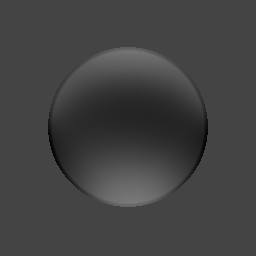
%> input picture phasemask/pixOL_v12_com_vShift_M1_hShift_0.bmp, 256 x 256 px
$ octave simulatePSF.m   (GNU Octave 9; MATLAB toolbox functions it lacks are replaced by stand-ins)
%> lines starting %> are read from the running program, lines starting %| are printed output that depends on the picture
### utils/basis_matrix_pixel_based_v3_in.m
function [basis_matrices,mask,BFP_matrix,basis_matrix_dx,basis_matrix_dy] = basis_matrix_pixel_based_v3_in(Microscopy,pmask)
%> called with pmask = NaN
name=Microscopy.mask;
rot=Microscopy.rot;
wavelength=Microscopy.wavelength;
bfp_radius=Microscopy.bfp_radius;
n1=Microscopy.n1;
n2=Microscopy.n2;
nh=Microscopy.nh;
NA=Microscopy.NA;
Magnitude=Microscopy.Magnitude;
sampling_size=Microscopy.sampling_size;
image_size=Microscopy.image_size;
pix_size=Microscopy.pix_size;
upsamping=Microscopy.upsampling;
pixelSizeUpsampling=Microscopy.pixelSizeUpsampling;
zf = Microscopy.z;

xy_ind = Microscopy.xy_ind;
%MaskResized=mask_resize(name,bfp_radius,rot,sampling_size);
basis_matrices = cell(1, length(Microscopy.z2));
for j = 1:length(Microscopy.z2)
    z2 = Microscopy.z2(j);
    %1. generate the mask
    if isnan(pmask)==1
        angle_temp = imread(name);
%> angle_temp is the input picture: size 256x256 uint8; min 0, max 121, mean 66.4
        angle_temp = rot90(angle_temp,rot);
        angle_1 = ones(sampling_size, sampling_size)*127;
        angle_temp = im2double(angle_temp,'indexed');
%> angle_temp: size 256x256 double
        angleResize = imresize(angle_temp,upsamping);

        center = round((sampling_size+1)/2);
        [psf_radius, ~] = size(angleResize);
%> psf_radius = 256
        region = center+(-psf_radius/2:psf_radius/2-1);
%> region = 256 values from 162 to 417
        angle_1(region ,region+3)=angleResize(:,:);
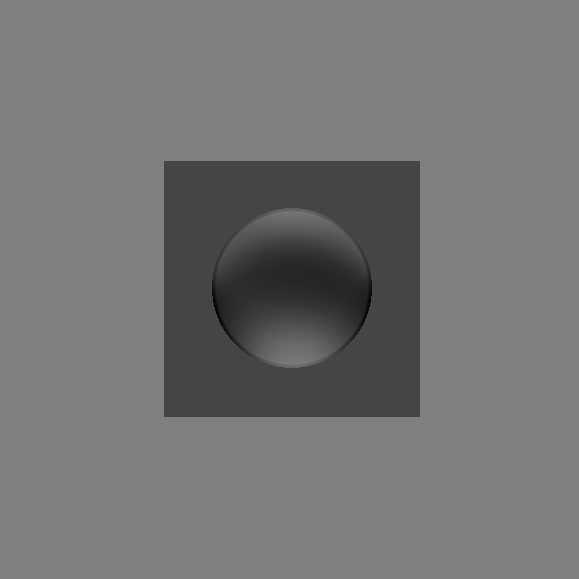
%> angle_1: size 579x579 double; min 1, max 127, mean 115.4
        angle_1 = ((angle_1/255)*2*pi)-pi;
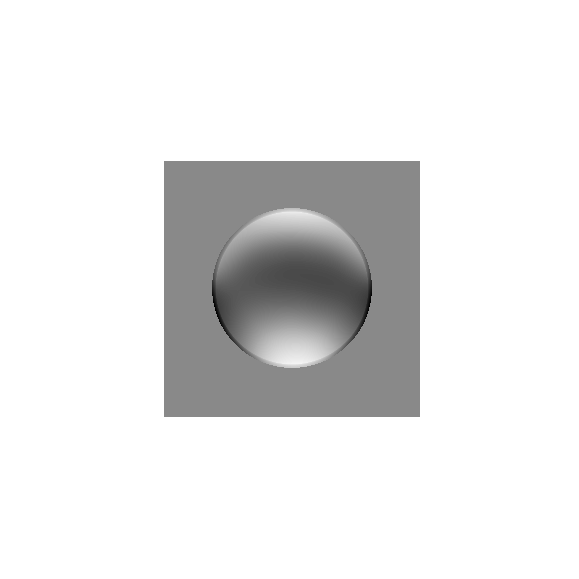
%> angle_1: size 579x579 double; min -3.12, max -0.0123, mean -0.299; drawn with min black and max white
    else
        angle_1 = ones(sampling_size, sampling_size);
        angle_temp = pmask;
        angleResize = imresize(angle_temp,upsamping);
        center = round((sampling_size+1)/2);
        [psf_radius, ~] = size(angleResize);
        region = center+(-psf_radius/2:psf_radius/2-1);
        angle_1(region ,region+3)=angleResize(:,:);

    end

    angle_1 = angle_1-min(angle_1,[],'all');
    if isfield(Microscopy, 'zernikeCoeff')
       angle_1 = pmask_corrected(angle_1,Microscopy);
    end
    %angle_1 = imrotate(angle_1,5);
    mask = exp(1i*angle_1);

    % [7 lines of commented-out code are left out]
    [basisImagex,basisImagey,BFP_image_x,BFP_image_y,basisImagex_dx,basisImagey_dx,basisImagex_dy,basisImagey_dy] = simDipole_v5(zf,z2,0,mask,sampling_size,wavelength,n1,n2,nh,NA,Magnitude,pix_size,xy_ind);
    intensity = 1/3*(sum(sum(basisImagex(:,:,1)))+sum(sum(basisImagey(:,:,1))))+1/3*(sum(sum(basisImagex(:,:,2)))+sum(sum(basisImagey(:,:,2))))+1/3*(sum(sum(basisImagex(:,:,3)))+sum(sum(basisImagey(:,:,3))));
    region = round(sampling_size/2)+[-(image_size-1)/2:(image_size-1)/2];
    basisx = basisImagex(region,region,:);
    basisy = basisImagey(region,region,:);

    [a,b]=size(BFP_image_x);
    a = a-1;
    b = b-1;

    BFP_x = BFP_image_x(round(a/2)-bfp_radius+1:round(a/2)+bfp_radius,round(a/2)-bfp_radius+1:round(a/2)+bfp_radius,:);
    BFP_y = BFP_image_y(round(a/2)-bfp_radius+1:round(a/2)+bfp_radius,round(a/2)-bfp_radius+1:round(a/2)+bfp_radius,:);


    %intensity = 1/3*(sum(sum(basisx(:,:,1)))+sum(sum(basisy(:,:,1))))+1/3*(sum(sum(basisx(:,:,2)))+sum(sum(basisy(:,:,2))))+1/3*(sum(sum(basisx(:,:,3)))+sum(sum(basisy(:,:,3))));
    basisx = basisx./intensity/0.6025; %0.9051 for 71 %0.8250 for 35  %0.8109 for 31%normaliza basis images
    basisy = basisy./intensity/0.6025;  %0.9051 for 71


    if xy_ind ==1
        basisx_dx = basisImagex_dx(region,region,:);
        basisy_dx = basisImagey_dx(region,region,:);
        basisx_dx = basisx_dx./intensity/0.6025;
        basisy_dx = basisy_dx./intensity/0.6025;

        basisx_dy = basisImagex_dy(region,region,:);
        basisy_dy = basisImagey_dy(region,region,:);
        basisx_dy = basisx_dy./intensity/0.6025;
        basisy_dy = basisy_dy./intensity/0.6025;

        for i = 1:6
        A = reshape(basisx_dx(:,:,i),image_size*image_size,1);
        B = reshape(basisy_dx(:,:,i),image_size*image_size,1);
        basis_matrix_dx(:,i) = cat(1,A,B);


        A = reshape(basisx_dy(:,:,i),image_size*image_size,1);
        B = reshape(basisy_dy(:,:,i),image_size*image_size,1);
        basis_matrix_dy(:,i) = cat(1,A,B);

        end
    else
       basis_matrix_dx=[];
       basis_matrix_dy=[];

    end
    intensity2 = 1/3*(sum(sum(BFP_x(:,:,1)))+sum(sum(BFP_y(:,:,1))))+1/3*(sum(sum(BFP_x(:,:,2)))+sum(sum(BFP_y(:,:,2))))+1/3*(sum(sum(BFP_x(:,:,3)))+sum(sum(BFP_y(:,:,3))));
    BFP_x = BFP_x/intensity2;
    BFP_y = BFP_y/intensity2;


    %2.b reshape the image to (75*75+75*75) by 6 matrix
    [BFP_size,~,~]=size(BFP_x);
    basis_matrix = zeros(image_size*image_size+image_size*image_size,6);

    BFP_matrix = zeros(BFP_size*BFP_size+BFP_size*BFP_size,6);

    for i = 1:6
        A = reshape(basisx(:,:,i),image_size*image_size,1);
        B = reshape(basisy(:,:,i),image_size*image_size,1);
        basis_matrix(:,i) = cat(1,A,B);


        A1 = reshape(BFP_x(:,:,i),BFP_size*BFP_size,1);
        B1 = reshape(BFP_y(:,:,i),BFP_size*BFP_size,1);
        BFP_matrix(:,i) = cat(1,A1,B1);


    end
    basis_matrices{j} = basis_matrix;
end

end


% [43 lines left out: function pmask_corrected, not called in this run]

### utils/simDipole_v5.m
%simulation of a dipole at an interface--By Adam Backer, Jan 1 2013
%Adapted from Axelrod, Journal of Microscopy article, 2012. (see journal club slides for more details)
function [basisImagex,basisImagey,basisBFPx,basisBFPy,basisImagex_dx,basisImagey_dx,basisImagex_dy,basisImagey_dy] = simDipole_v5(z,z2,zh,pmask,N,wavelength,n1,n2,nh,NA,M,pix_size,xy_ind)
%> called with z = -5e-07, z2 = -3e-07, zh = 0, N = 579, wavelength = 5.93e-07, n1 = 1.52, n2 = 1.33, nh = 1.52

% Ting modified based on Oumeng's simDipole_v4

%inputs:
% x, y, z -- molecule coordinates note: z defocus length (unit:m)
% z2 -- distance of emitter below interface
% zh -- thickness of a thin film
% pmask -- phase mask
% N -- FT size
% n1 -- imaging media r.i.
% nh -- thin film r.i. (match this to n2, and set zh to zero if you don't want a thin film)
% n2 -- sample r.i.
% N-- size
% NA -- numerical aperture
% M -- magnification

%outputs:
% basisImagex -- x channel basis images
% basisImagey -- y channel basis images

%%simulation parameters--feel free to change%%
lambda = wavelength;%wavelength

% parameter required to be added;


%calculate both pupil and image plane sampling,
%one will affect the other, so make sure not to introduce aliasing

dx_true = (pix_size*1e-9/M);%image plane sampling
dx = n1*dx_true;%due to Abbe sine condition, scale by imaging medium r.i. (see appendix of my journal club)
%%???????


dv = 1/(N*dx);%pupil sampling, related to image plane by FFT
% recall comb function, 1/dx is the preriod in fourier space(pupil space)
%%%????

%define pupil coordinates
temp=linspace((-1/(2*dx)),(1/(2*dx)),N);
[eta,xi] = meshgrid(temp);
% [eta,xi] = meshgrid(((-1/(2*dx))+(1/(2*N*dx))):dv:(-(1/(2*N*dx))+(1/(2*dx))),...
%     ((-1/(2*dx))+(1/(2*N*dx))):dv:(-(1/(N*2*dx))+(1/(2*dx))));

xBFP = lambda*eta;  % why scaled by wavelength??
yBFP = lambda*xi;
[phi,rho] = cart2pol(xBFP,yBFP);
rho_max = NA/n1;%pupil region of support determined by NA and imaging medium r.i.

k1 = n1*(2*pi/lambda);
kh = nh*(2*pi/lambda);
k2 = n2*(2*pi/lambda);
%rho(rho >= rho_max) = 0;
theta1 = asin(rho);%theta in matched medium
thetah = asin((n1/nh)*sin(theta1));%theta in thin film
theta2 = asin((n1/n2)*sin(theta1));%theta in mismatched medium
theta2 = real(theta2)-1i*abs(imag(theta2));

%%%%%%%%% Start
%Fresnel coefficients
tp_2h = 2*n2*cos(theta2)./(n2*cos(thetah) + nh*cos(theta2));
ts_2h = 2*n2*cos(theta2)./(nh*cos(thetah) + n2*cos(theta2));
tp_h1 = 2*nh*cos(thetah)./(nh*cos(theta1) + n1*cos(thetah));
ts_h1 = 2*nh*cos(thetah)./(n1*cos(theta1) + nh*cos(thetah));

rp_2h = (n2*cos(theta2) - nh*cos(thetah))./(n2*cos(theta2)+ nh*cos(thetah));
rs_2h = (nh*cos(theta2) - n2*cos(thetah))./(nh*cos(theta2)+ n2*cos(thetah));
rp_h1 = (nh*cos(thetah) - n1*cos(theta1))./(nh*cos(thetah)+ n1*cos(theta1));
rs_h1 = (n1*cos(thetah) - nh*cos(theta1))./(n1*cos(thetah)+ nh*cos(theta1));

%Axelrod's equations for E-fields in back focal plane

tp = tp_2h.*tp_h1.*exp(1i*kh*cos(thetah)*zh)./(1 + rp_2h.*rp_h1.*exp(2i*kh*zh*cos(thetah)));
ts = ts_2h.*ts_h1.*exp(1i*kh*cos(thetah)*zh)./(1 + rs_2h.*rs_h1.*exp(2i*kh*zh*cos(thetah)));

% Es = ts.*(cos(theta1)./cos(theta2)).*(n1/n2).*(muy.*cos(phi) - mux.*sin(phi));
% Ep = tp.*((n1/n2).*(mux.*cos(phi) + muy.*sin(phi)).*cos(theta1) - muz*sin(theta1).*(n1/n2)^2.*(cos(theta1)./cos(theta2)));
% Esx - Es contributed by mux

% still has problem on how to get these to equation????????

%based on the equation above, seperating the mux,muy,muz compoment from two
%polirized electric field
Esx = ts.*(cos(theta1)./cos(theta2)).*(n1/n2).*(-sin(phi));
Esy = ts.*(cos(theta1)./cos(theta2)).*(n1/n2).*cos(phi);
Epx = tp.*(n1/n2).*cos(phi).*cos(theta1);
Epy = tp.*(n1/n2).*sin(phi).*cos(theta1);
Epz = tp.*(-sin(theta1).*(n1/n2)^2.*(cos(theta1)./cos(theta2)));

% Exx - Ex contributed by mux
% the first x represents x channel and y channel on the camera, the second
% x,y,z represents the compoment of mux, muy, muz from the orientation of
% dipole
Exx = (1./sqrt(cos(theta1))).*(cos(phi).*Epx - sin(phi).*Esx).*exp(1i*k1*z*cos(theta1)).*exp(1i*kh*zh*cos(thetah)).*exp(1i*k2*z2*cos(theta2)); %added defocus aberration + depth aberration
Exy = (1./sqrt(cos(theta1))).*(cos(phi).*Epy - sin(phi).*Esy).*exp(1i*k1*z*cos(theta1)).*exp(1i*kh*zh*cos(thetah)).*exp(1i*k2*z2*cos(theta2)); %added defocus aberration + depth aberration
Exz = (1./sqrt(cos(theta1))).*(cos(phi).*Epz).*exp(1i*k1*z*cos(theta1)).*exp(1i*kh*zh*cos(thetah)).*exp(1i*k2*z2*cos(theta2)); %added defocus aberration + depth aberration
Eyx = (1./sqrt(cos(theta1))).*(cos(phi).*Esx + sin(phi).*Epx).*exp(1i*k1*z*cos(theta1)).*exp(1i*kh*zh*cos(thetah)).*exp(1i*k2*z2*cos(theta2));
Eyy = (1./sqrt(cos(theta1))).*(cos(phi).*Esy + sin(phi).*Epy).*exp(1i*k1*z*cos(theta1)).*exp(1i*kh*zh*cos(thetah)).*exp(1i*k2*z2*cos(theta2));
Eyz = (1./sqrt(cos(theta1))).*(sin(phi).*Epz).*exp(1i*k1*z*cos(theta1)).*exp(1i*kh*zh*cos(thetah)).*exp(1i*k2*z2*cos(theta2));


% remove the electric component that is outside the accecptant region of
% objective lens
Exx(rho >= rho_max) = 0;
Exy(rho >= rho_max) = 0;
Exz(rho >= rho_max) = 0;
Eyx(rho >= rho_max) = 0;
Eyy(rho >= rho_max) = 0;
Eyz(rho >= rho_max) = 0;

%% Oumeng's coordinate flipping
% coord flipping
if xy_ind~=1
Exx = rot90(Exx);
Exy = rot90(Exy);
Exz = rot90(Exz);
Eyx = fliplr(Eyx);
Eyy = fliplr(Eyy);
Eyz = fliplr(Eyz);
end

[~,~,sizePmask] = size(pmask);
%> sizePmask = 1
if sizePmask==2
    pmaskx=pmask(:,:,1);
    pmasky=pmask(:,:,2);
elseif sizePmask==1
    pmaskx=pmask;
    pmasky=pmask;
end

if xy_ind==1
    pmaskx=rot90(pmask,3);
    pmasky=pmask;
end
%for propagation from BFP E-field to image plane via tube-lens, paraxial
%approximation is in force.

imgExx = fftshift(fft2(Exx.*pmaskx));
imgEyx = fftshift(fft2(Eyx.*pmasky));
imgExy = fftshift(fft2(Exy.*pmaskx));
imgEyy = fftshift(fft2(Eyy.*pmasky));
imgExz = fftshift(fft2(Exz.*pmaskx));
imgEyz = fftshift(fft2(Eyz.*pmasky));

if xy_ind~=1
% coord flipping
imgExx = fliplr(flipud(imgExx'));
imgExy = fliplr(flipud(imgExy'));
imgExz = fliplr(flipud(imgExz'));
imgEyx = flipud(imgEyx);
imgEyy = flipud(imgEyy);
imgEyz = flipud(imgEyz);
end


% euqation from backer's paper Eq.22
basisImagex(:,:,1) = abs(imgExx).^2;
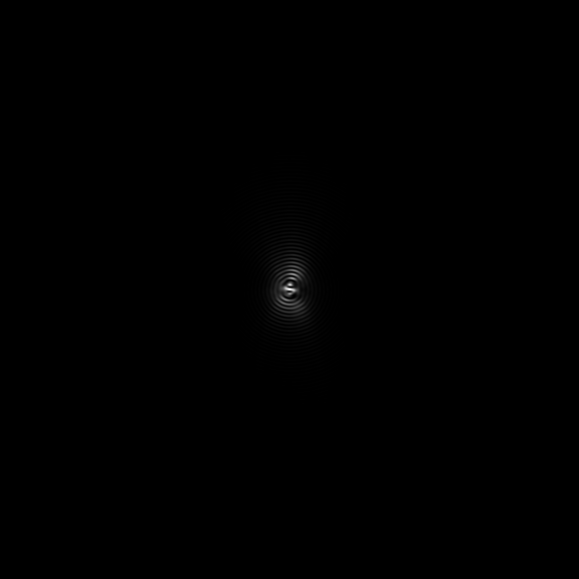
%> basisImagex: size 579x579 double; min 0.0213, max 37323132.2, mean 62811.8; drawn with min black and max white
basisImagex(:,:,2) = abs(imgExy).^2;
basisImagex(:,:,3) = abs(imgExz).^2;
%> basisImagex: size 579x579x3 double
% basisImagex(:,:,4) = 2*real(imgExx.*conj(imgExy));
% basisImagex(:,:,5) = 2*real(imgExx.*conj(imgExz));
% basisImagex(:,:,6) = 2*real(imgExy.*conj(imgExz));

basisImagex(:,:,4) = 2*real(conj(imgExx).*imgExy);
%> basisImagex: size 579x579x4 double
basisImagex(:,:,5) = 2*real(conj(imgExx).*imgExz);
basisImagex(:,:,6) = 2*real(conj(imgExy).*imgExz);
%the results are same with the above equation

% temp1=real(imgEyy);
% temp2=imag(imgEyy);
% imgEyy=temp1+conj(temp2.');


basisImagey(:,:,1) = abs(imgEyx).^2;
basisImagey(:,:,2) = abs(imgEyy).^2;
basisImagey(:,:,3) = abs(imgEyz).^2;
%> basisImagey: size 579x579x3 double
basisImagey(:,:,4) = 2*real(imgEyx.*conj(imgEyy));
%> basisImagey: size 579x579x4 double
basisImagey(:,:,5) = 2*real(imgEyx.*conj(imgEyz));
basisImagey(:,:,6) = 2*real(imgEyy.*conj(imgEyz));

% basisImagey(:,:,4) = 2*real(conj(imgEyx).*imgEyy);
% basisImagey(:,:,5) = 2*real(conj(imgEyx).*imgEyz);
% basisImagey(:,:,6) = 2*real(conj(imgEyy).*imgEyz);


basisBFPx(:,:,1) = abs(Exx).^2;
basisBFPx(:,:,2) = abs(Exy).^2;
basisBFPx(:,:,3) = abs(Exz).^2;
basisBFPx(:,:,4) = 2*real(Exx.*conj(Exy));
basisBFPx(:,:,5) = 2*real(Exx.*conj(Exz));
basisBFPx(:,:,6) = 2*real(Exy.*conj(Exz));
basisBFPy(:,:,1) = abs(Eyx).^2;
basisBFPy(:,:,2) = abs(Eyy).^2;
basisBFPy(:,:,3) = abs(Eyz).^2;
basisBFPy(:,:,4) = 2*real(Eyx.*conj(Eyy));
basisBFPy(:,:,5) = 2*real(Eyx.*conj(Eyz));
basisBFPy(:,:,6) = 2*real(Eyy.*conj(Eyz));

if xy_ind==1
    [X,~] = meshgrid(1*1e-9*(1:N),1e-9*(1:N));
    maskdx = exp(1j*2*pi*X/(N*dx_true));
    maskdy = rot90(maskdx);
    %maskdy = (maskdx);

    imgExx_dx = fftshift(fft2(Exx.*pmaskx.*maskdx));
    imgEyx_dx = fftshift(fft2(Eyx.*pmasky.*maskdx));
    imgExy_dx = fftshift(fft2(Exy.*pmaskx.*maskdx));
    imgEyy_dx = fftshift(fft2(Eyy.*pmasky.*maskdx));
    imgExz_dx = fftshift(fft2(Exz.*pmaskx.*maskdx));
    imgEyz_dx = fftshift(fft2(Eyz.*pmasky.*maskdx));


% [7 lines of commented-out code are left out]

    imgExx_dy = fftshift(fft2(Exx.*pmaskx.*maskdy));
    imgEyx_dy = fftshift(fft2(Eyx.*pmasky.*maskdy));
    imgExy_dy = fftshift(fft2(Exy.*pmaskx.*maskdy));
    imgEyy_dy = fftshift(fft2(Eyy.*pmasky.*maskdy));
    imgExz_dy = fftshift(fft2(Exz.*pmaskx.*maskdy));
    imgEyz_dy = fftshift(fft2(Eyz.*pmasky.*maskdy));


% [7 lines of commented-out code are left out]


    basisImagex_dx(:,:,1) = abs(imgExx_dx).^2;
    basisImagex_dx(:,:,2) = abs(imgExy_dx).^2;
    basisImagex_dx(:,:,3) = abs(imgExz_dx).^2;
%> basisImagex_dx: size 579x579x3 double
    basisImagex_dx(:,:,4) = 2*real(conj(imgExx_dx).*imgExy_dx);
%> basisImagex_dx: size 579x579x4 double
    basisImagex_dx(:,:,5) = 2*real(conj(imgExx_dx).*imgExz_dx);
    basisImagex_dx(:,:,6) = 2*real(conj(imgExy_dx).*imgExz_dx);


    basisImagey_dx(:,:,1) = abs(imgEyx_dx).^2;
    basisImagey_dx(:,:,2) = abs(imgEyy_dx).^2;
    basisImagey_dx(:,:,3) = abs(imgEyz_dx).^2;
%> basisImagey_dx: size 579x579x3 double
    basisImagey_dx(:,:,4) = 2*real(imgEyx_dx.*conj(imgEyy_dx));
%> basisImagey_dx: size 579x579x4 double
    basisImagey_dx(:,:,5) = 2*real(imgEyx_dx.*conj(imgEyz_dx));
    basisImagey_dx(:,:,6) = 2*real(imgEyy_dx.*conj(imgEyz_dx));

    basisImagex_dy(:,:,1) = abs(imgExx_dy).^2;
    basisImagex_dy(:,:,2) = abs(imgExy_dy).^2;
    basisImagex_dy(:,:,3) = abs(imgExz_dy).^2;
%> basisImagex_dy: size 579x579x3 double
    basisImagex_dy(:,:,4) = 2*real(conj(imgExx_dy).*imgExy_dy);
%> basisImagex_dy: size 579x579x4 double
    basisImagex_dy(:,:,5) = 2*real(conj(imgExx_dy).*imgExz_dy);
    basisImagex_dy(:,:,6) = 2*real(conj(imgExy_dy).*imgExz_dy);


    basisImagey_dy(:,:,1) = abs(imgEyx_dy).^2;
    basisImagey_dy(:,:,2) = abs(imgEyy_dy).^2;
    basisImagey_dy(:,:,3) = abs(imgEyz_dy).^2;
%> basisImagey_dy: size 579x579x3 double
    basisImagey_dy(:,:,4) = 2*real(imgEyx_dy.*conj(imgEyy_dy));
%> basisImagey_dy: size 579x579x4 double
    basisImagey_dy(:,:,5) = 2*real(imgEyx_dy.*conj(imgEyz_dy));
    basisImagey_dy(:,:,6) = 2*real(imgEyy_dy.*conj(imgEyz_dy));

else
    basisImagex_dx=[];
    basisImagey_dx=[];
    basisImagex_dy=[];
    basisImagey_dy=[];
end


end

### simulatePSF.m
close all;clear;clc
addpath(genpath('utils'));
addpath(genpath('phasemask'));

%% Imaging Parameters and Basis Images
signal=5000;
background=2;

Microscopy=struct();
Microscopy.wavelength = 593e-9;
Microscopy.n1 = 1.518;
Microscopy.n2 = 1.334;
% Microscopy.n2 = 1.518;
Microscopy.nh = 1.518;
Microscopy.NA = 1.4;
Microscopy.pixelSizeUpsampling = 1;
Microscopy.upsampling = 1;
Microscopy.pix_size=6500/Microscopy.pixelSizeUpsampling;
Microscopy.bfp_radius = 80*Microscopy.upsampling;
Microscopy.Magnitude = 111.1111;
dx = (Microscopy.pix_size*10^-9)/Microscopy.Magnitude;
Microscopy.sampling_size = round(Microscopy.wavelength*Microscopy.bfp_radius/dx/Microscopy.NA)*Microscopy.pixelSizeUpsampling;
if rem(Microscopy.sampling_size,2)==0
    Microscopy.sampling_size=Microscopy.sampling_size+1;
end
Microscopy.image_size = 45*Microscopy.pixelSizeUpsampling; %the final image is a 45 by 45 image, odd number
Microscopy.z = -500*10^-9; %(unit:m) focal length (negative value, e.g. -500*10^-9, objective focused 500nm above the coverslip);
Microscopy.z2 = [-300e-09:dx:1000e-09]; %(unit:m) SM's z position (axial location of SM, positive)
Microscopy.zh = -0*10^-9;
Microscopy.xy_ind = 1;
Microscopy.rot=0;
imgSz = Microscopy.image_size;
% import opt PSF
pmask = nan; %if you want to use .mat as pmask, then load .mat data to pmask
%coordinate are same as the microscopy coordinate
Microscopy.mask='pixOL_v12_com_vShift_M1_hShift_0.bmp';

%% Calculate the basis images
temp = hot(300); map1(:,1) = min(temp(:,3),1); map1(:,2) = min(temp(:,1)*0.50+temp(:,2)*0.50,1); map1(:,3) = min(temp(:,1)*1,1);

% [basisMatrix,BFP,Bgradx,Bgrady] = computeBasisWithModulation(Microscopy,pmask,'pmask'); % simulate PSF with different BFP modulation
[basisMatrices,mask_opt,BFP] = basis_matrix_pixel_based_v3_in(Microscopy,pmask); % Tingting's calculations
%> in basis_matrix_pixel_based_v3_in, `intensity = 1/3*(sum(sum(basisImagex(:,:,1)))+sum(sum(basisImagey(:,:,..`: intensity = 3.26e+10
%> in basis_matrix_pixel_based_v3_in, `[a,b]=size(BFP_image_x);`: a = 579; b = 3474
%> in basis_matrix_pixel_based_v3_in, `a = a-1;`: a = 578
%> in basis_matrix_pixel_based_v3_in, `b = b-1;`: b = 3473
%> in basis_matrix_pixel_based_v3_in, `intensity2 = 1/3*(sum(sum(BFP_x(:,:,1)))+sum(sum(BFP_y(:,:,1))))+1/3*(..`: intensity2 = 97259.4
%> in basis_matrix_pixel_based_v3_in, `[BFP_size,~,~]=size(BFP_x);`: BFP_size = 160
%> (the run ends here)
